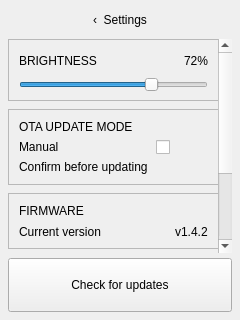
<?xml version="1.0" encoding="UTF-8"?>
<ui version="4.0">
 <class>SettingsWidget</class>
 <widget class="QWidget" name="SettingsWidget">
  <property name="geometry">
   <rect>
    <x>0</x>
    <y>0</y>
    <width>240</width>
    <height>320</height>
   </rect>
  </property>
  <property name="windowTitle">
   <string>Settings</string>
  </property>
  <layout class="QVBoxLayout" name="mainLayout">
   <property name="spacing">
    <number>5</number>
   </property>
   <property name="leftMargin">
    <number>8</number>
   </property>
   <property name="topMargin">
    <number>6</number>
   </property>
   <property name="rightMargin">
    <number>8</number>
   </property>
   <property name="bottomMargin">
    <number>8</number>
   </property>
   <item>
    <widget class="QPushButton" name="backButton">
     <property name="minimumSize">
      <size>
       <width>0</width>
       <height>28</height>
      </size>
     </property>
     <property name="layoutDirection">
      <enum>Qt::LeftToRight</enum>
     </property>
     <property name="text">
      <string>‹  Settings</string>
     </property>
     <property name="flat">
      <bool>true</bool>
     </property>
    </widget>
   </item>
   <item>
    <widget class="QScrollArea" name="settingsScroll">
     <property name="frameShape">
      <enum>QFrame::NoFrame</enum>
     </property>
     <property name="verticalScrollBarPolicy">
      <enum>Qt::ScrollBarAsNeeded</enum>
     </property>
     <property name="horizontalScrollBarPolicy">
      <enum>Qt::ScrollBarAlwaysOff</enum>
     </property>
     <property name="widgetResizable">
      <bool>true</bool>
     </property>
     <widget class="QWidget" name="scrollContents">
      <property name="geometry">
       <rect>
        <x>0</x>
        <y>0</y>
        <width>236</width>
        <height>338</height>
       </rect>
      </property>
      <layout class="QVBoxLayout" name="scrollLayout">
       <property name="spacing">
        <number>8</number>
       </property>
       <property name="leftMargin">
        <number>0</number>
       </property>
       <property name="topMargin">
        <number>0</number>
       </property>
       <property name="rightMargin">
        <number>4</number>
       </property>
       <property name="bottomMargin">
        <number>0</number>
       </property>
       <item>
        <widget class="QFrame" name="brightnessCard">
         <property name="minimumSize">
          <size>
           <width>0</width>
           <height>62</height>
          </size>
         </property>
         <property name="frameShape">
          <enum>QFrame::StyledPanel</enum>
         </property>
         <layout class="QVBoxLayout" name="brightnessLayout">
          <property name="spacing">
           <number>4</number>
          </property>
          <property name="leftMargin">
           <number>10</number>
          </property>
          <property name="topMargin">
           <number>8</number>
          </property>
          <property name="rightMargin">
           <number>10</number>
          </property>
          <property name="bottomMargin">
           <number>8</number>
          </property>
          <item>
           <layout class="QHBoxLayout" name="brightnessHeaderLayout">
            <item>
             <widget class="QLabel" name="brightnessTitle">
              <property name="text">
               <string>BRIGHTNESS</string>
              </property>
             </widget>
            </item>
            <item>
             <spacer name="brightnessSpacer">
              <property name="orientation">
               <enum>Qt::Horizontal</enum>
              </property>
              <property name="sizeHint" stdset="0">
               <size>
                <width>40</width>
                <height>16</height>
               </size>
              </property>
             </spacer>
            </item>
            <item>
             <widget class="QLabel" name="brightnessValue">
              <property name="text">
               <string>72%</string>
              </property>
             </widget>
            </item>
           </layout>
          </item>
          <item>
           <widget class="QSlider" name="brightnessSlider">
            <property name="minimum">
             <number>0</number>
            </property>
            <property name="maximum">
             <number>100</number>
            </property>
            <property name="value">
             <number>72</number>
            </property>
            <property name="orientation">
             <enum>Qt::Horizontal</enum>
            </property>
           </widget>
          </item>
         </layout>
        </widget>
       </item>
       <item>
        <widget class="QFrame" name="otaCard">
         <property name="minimumSize">
          <size>
           <width>0</width>
           <height>76</height>
          </size>
         </property>
         <property name="frameShape">
          <enum>QFrame::StyledPanel</enum>
         </property>
         <layout class="QHBoxLayout" name="otaLayout">
          <property name="spacing">
           <number>8</number>
          </property>
          <property name="leftMargin">
           <number>10</number>
          </property>
          <property name="topMargin">
           <number>8</number>
          </property>
          <property name="rightMargin">
           <number>10</number>
          </property>
          <property name="bottomMargin">
           <number>8</number>
          </property>
          <item>
           <layout class="QVBoxLayout" name="otaTextLayout">
            <property name="spacing">
             <number>2</number>
            </property>
            <item>
             <widget class="QLabel" name="otaTitle">
              <property name="text">
               <string>OTA UPDATE MODE</string>
              </property>
             </widget>
            </item>
            <item>
             <widget class="QLabel" name="otaModeLabel">
              <property name="text">
               <string>Manual</string>
              </property>
             </widget>
            </item>
            <item>
             <widget class="QLabel" name="otaDescLabel">
              <property name="text">
               <string>Confirm before updating</string>
              </property>
             </widget>
            </item>
           </layout>
          </item>
          <item alignment="Qt::AlignVCenter">
           <widget class="QCheckBox" name="otaToggle">
            <property name="minimumSize">
             <size>
              <width>52</width>
              <height>30</height>
             </size>
            </property>
            <property name="maximumSize">
             <size>
              <width>52</width>
              <height>30</height>
             </size>
            </property>
            <property name="text">
             <string/>
            </property>
           </widget>
          </item>
         </layout>
        </widget>
       </item>
       <item>
        <widget class="QFrame" name="firmwareCard">
         <property name="minimumSize">
          <size>
           <width>0</width>
           <height>56</height>
          </size>
         </property>
         <property name="frameShape">
          <enum>QFrame::StyledPanel</enum>
         </property>
         <layout class="QVBoxLayout" name="firmwareLayout">
          <property name="spacing">
           <number>4</number>
          </property>
          <property name="leftMargin">
           <number>10</number>
          </property>
          <property name="topMargin">
           <number>8</number>
          </property>
          <property name="rightMargin">
           <number>10</number>
          </property>
          <property name="bottomMargin">
           <number>8</number>
          </property>
          <item>
           <widget class="QLabel" name="firmwareTitle">
            <property name="text">
             <string>FIRMWARE</string>
            </property>
           </widget>
          </item>
          <item>
           <layout class="QHBoxLayout" name="firmwareVersionLayout">
            <item>
             <widget class="QLabel" name="firmwareVersionLabel">
              <property name="text">
               <string>Current version</string>
              </property>
             </widget>
            </item>
            <item>
             <spacer name="firmwareVersionSpacer">
              <property name="orientation">
               <enum>Qt::Horizontal</enum>
              </property>
              <property name="sizeHint" stdset="0">
               <size>
                <width>40</width>
                <height>16</height>
               </size>
              </property>
             </spacer>
            </item>
            <item>
             <widget class="QLabel" name="firmwareVersionValue">
              <property name="text">
               <string>v1.4.2</string>
              </property>
             </widget>
            </item>
           </layout>
          </item>
         </layout>
        </widget>
       </item>
       <item>
        <widget class="QFrame" name="deviceCard">
         <property name="minimumSize">
          <size>
           <width>0</width>
           <height>50</height>
          </size>
         </property>
         <property name="frameShape">
          <enum>QFrame::StyledPanel</enum>
         </property>
         <layout class="QVBoxLayout" name="deviceLayout">
          <property name="spacing">
           <number>4</number>
          </property>
          <property name="leftMargin">
           <number>10</number>
          </property>
          <property name="topMargin">
           <number>8</number>
          </property>
          <property name="rightMargin">
           <number>10</number>
          </property>
          <property name="bottomMargin">
           <number>8</number>
          </property>
          <item>
           <widget class="QLabel" name="deviceTitle">
            <property name="text">
             <string>DEVICE</string>
            </property>
           </widget>
          </item>
          <item>
           <layout class="QHBoxLayout" name="deviceMacLayout">
            <item>
             <widget class="QLabel" name="deviceMacKey">
              <property name="text">
               <string>MAC</string>
              </property>
             </widget>
            </item>
            <item>
             <spacer name="deviceMacSpacer">
              <property name="orientation">
               <enum>Qt::Horizontal</enum>
              </property>
              <property name="sizeHint" stdset="0">
               <size>
                <width>40</width>
                <height>16</height>
               </size>
              </property>
             </spacer>
            </item>
            <item>
             <widget class="QLabel" name="deviceMacValue">
              <property name="text">
               <string>A4:CF:12:9E:33:02</string>
              </property>
             </widget>
            </item>
           </layout>
          </item>
         </layout>
        </widget>
       </item>
       <item>
        <widget class="QPushButton" name="factoryResetButton">
         <property name="minimumSize">
          <size>
           <width>0</width>
           <height>54</height>
          </size>
         </property>
         <property name="text">
          <string>Factory reset</string>
         </property>
        </widget>
       </item>
       <item>
        <spacer name="scrollBottomSpacer">
         <property name="orientation">
          <enum>Qt::Vertical</enum>
         </property>
         <property name="sizeHint" stdset="0">
          <size>
           <width>20</width>
           <height>4</height>
          </size>
         </property>
        </spacer>
       </item>
      </layout>
     </widget>
    </widget>
   </item>
   <item>
    <widget class="QPushButton" name="checkUpdatesButton">
     <property name="minimumSize">
      <size>
       <width>0</width>
       <height>54</height>
      </size>
     </property>
     <property name="text">
      <string>Check for updates</string>
     </property>
    </widget>
   </item>
  </layout>
 </widget>
 <resources/>
 <connections/>
</ui>
